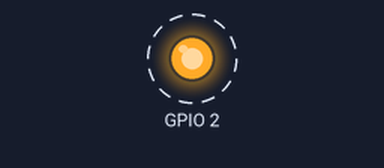
Recording of a sketch running on a simulated ESP32. On the bench: output pins drawn as LEDs (lit = HIGH). Dashed ring = blinking.

Above: at 0.12 s.
Timing chart, 0 to 3.0 s (numbered marks = the images above):
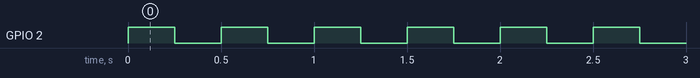

The sketch:

Blink_ESP32.ino
```cpp
void setup(){
  pinMode(LED_BUILTIN, OUTPUT);//LED_BUILTIN 2 == GPIO2
}

void loop() {
  digitalWrite(LED_BUILTIN, !digitalRead(LED_BUILTIN));
  delay(250);
}
//NECESSÁRIO PRECIONAR O BOTÃO BOOT QUANDO COMEÇAR A CONEXÃO
//Connceting.........._____....
```

Measured:
- by itself, GPIO 2: alternates HIGH for 0.25 s and LOW for 0.25 s
